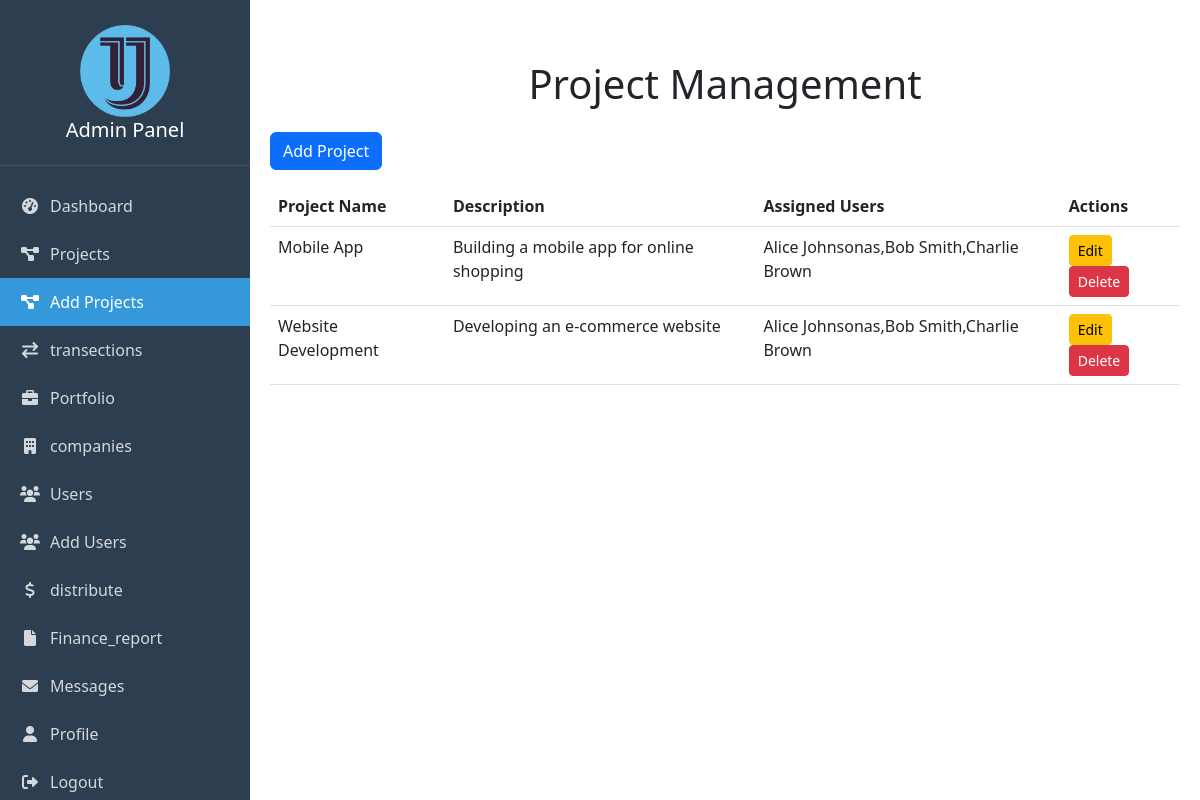
/admin1/projects.php (signed in), run on an earlier commit of the app's database.
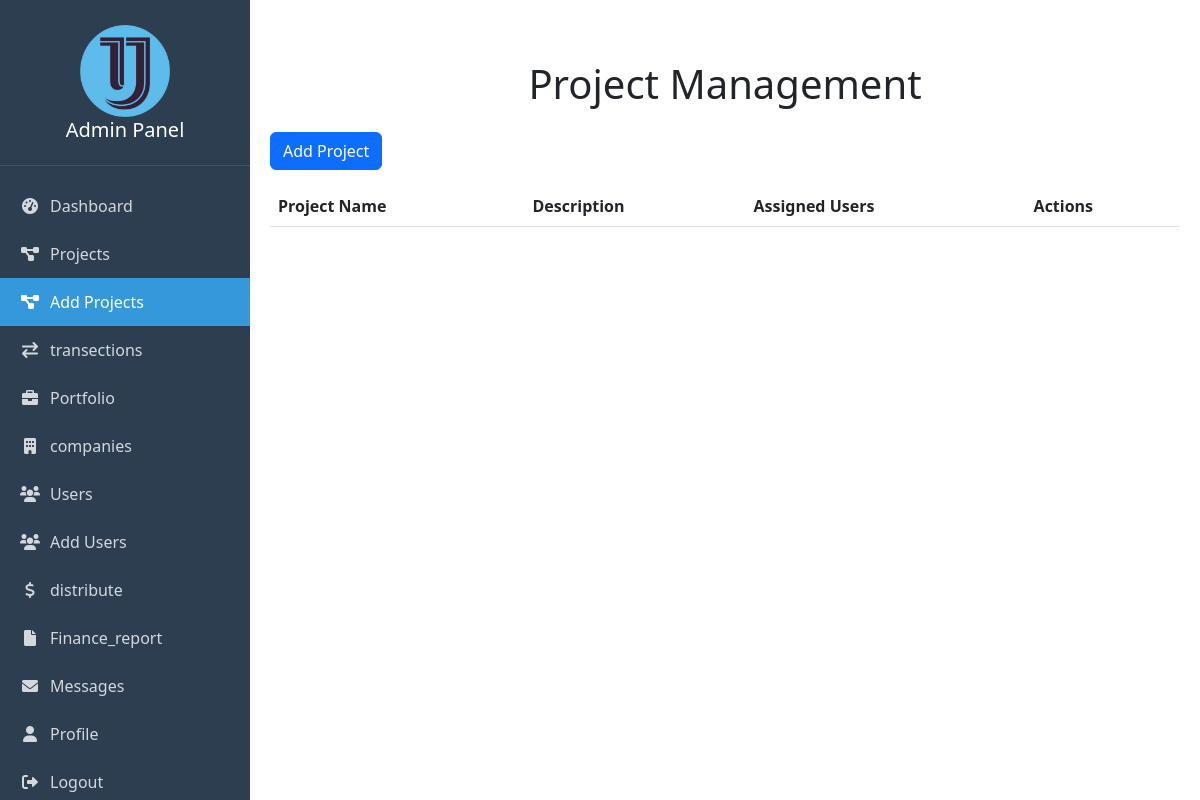
And on a later commit of the database.
### tables this page shows
CREATE TABLE `projects` (
  `project_id` int(11) NOT NULL,
  `name` varchar(255) NOT NULL,
  `description` text DEFAULT NULL,
  `start_date` date DEFAULT NULL,
  `end_date` date DEFAULT NULL,
  `created_at` timestamp NOT NULL DEFAULT current_timestamp(),
  `status` enum('pending','in_progress','completed') NOT NULL DEFAULT 'pending'
);

### admin1/projects.php (the view, shortened to what this page needs)
<?php
require_once 'auth_check.php';
$projectsQuery = "
    SELECT p.project_id, p.name, p.description, GROUP_CONCAT(u.user_id) AS assigned_user_ids, GROUP_CONCAT(u.name) AS assigned_users
    FROM projects p
    LEFT JOIN project_users pu ON p.project_id = pu.project_id
    LEFT JOIN users u ON pu.user_id = u.user_id
    GROUP BY p.project_id, p.name, p.description
    ORDER BY p.project_id DESC";
$projectsResult = mysqli_query($conn, $projectsQuery);
?>
<?php include 'nav.php'; ?>
<!DOCTYPE html>
<html lang="en">
<head>
</head>
<body>
<div class="main-content">
    <h1 class="text-center mb-4">Project Management</h1>
    <button class="btn btn-primary mb-3" data-toggle="modal" data-target="#addProjectModal">Add Project</button>
    <div class="financial-card">
        <table class="table table-responsive">
            <thead class="thead-dark">
                <tr>
                    <th>Project Name</th>
                    <th>Description</th>
                    <th>Assigned Users</th>
                    <th>Actions</th>
                </tr>
            </thead>
            <tbody>
                <?php while ($project = mysqli_fetch_assoc($projectsResult)) { ?>
                    <tr>
                        <td><?php echo $project['name']; ?></td>
                        <td><?php echo $project['description']; ?></td>
                        <td><?php echo $project['assigned_users'] ?: 'No users assigned'; ?></td>
                        <td>
                            <button class="btn btn-warning btn-sm"
                                    onclick="editProject(
                                        <?php echo $project['project_id']; ?>,
                                        '<?php echo addslashes($project['name']); ?>',
                                        '<?php echo addslashes($project['description']); ?>',
                                        '<?php echo $project['assigned_user_ids']; ?>'
                                    )">
                                Edit
                            </button>
                            <a href="project_crud.php?action=delete&project_id=<?php echo $project['project_id']; ?>" class="btn btn-danger btn-sm">Delete</a>
                        </td>
                    </tr>
                <?php } ?>
            </tbody>
        </table>
    </div>
</div>
</body>
</html>

What changed in the data, as far as the page shows it:
removed projects: name "Mobile App", description "Building a mobile app for online shopping", assigned_users "Alice Johnsonas,Bob Smith,Charlie Brown"
removed projects: name "Website Development", description "Developing an e-commerce website", assigned_users "Alice Johnsonas,Bob Smith,Charlie Brown"
